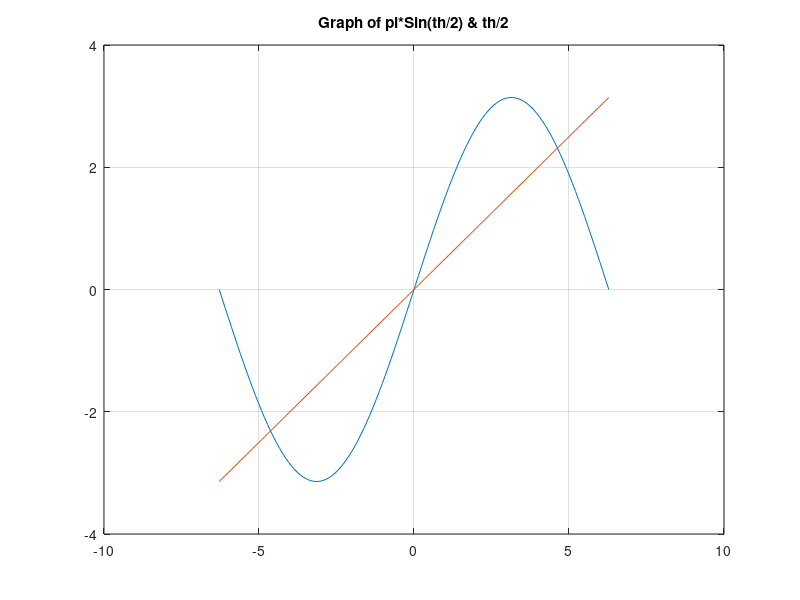
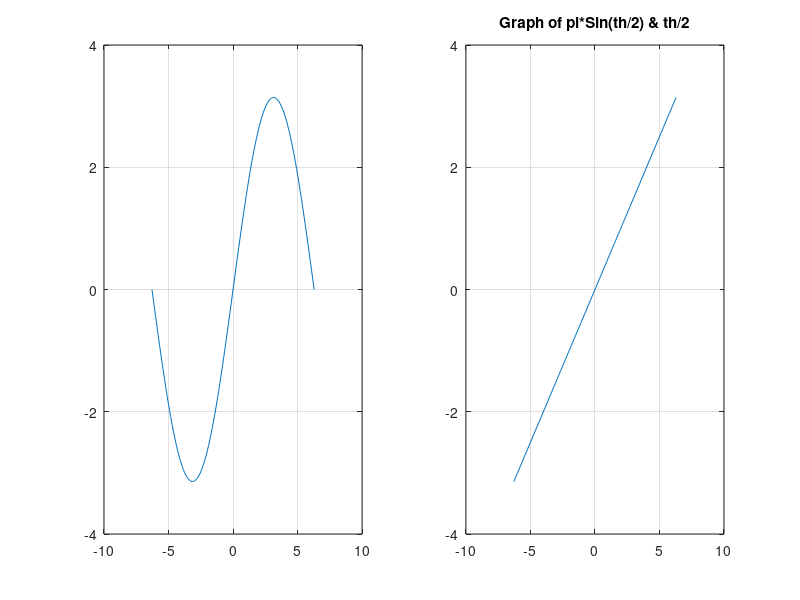

MATLAB code to generate these figures, in order: (Note: this script raises an error after producing the figures.)
%Roshan Jaiswal-Ferri
%Section - 03
%Aero 300 Lab 1 - Review of the MATLAB Environment: 4/5/24 (PRACTICE)

%%

close all;      %Clears all
clear all;      %Clears Workspace
clc;            %Clears Command Window

%% PART 1: Plotting
o = -2*pi;
p = 2*pi;


theta = linspace(o,p,130);

y = pi*sin(theta/2);

g = theta/2;

figure;
plot(theta, y)
hold on
plot(theta, g)
grid on;
title('Graph of pi*Sin(th/2) & th/2')

figure;
subplot(1,2,1)
plot(theta, y)
hold on
grid on;
subplot(1,2,2)
plot(theta, g)
grid on;
title('Graph of pi*Sin(th/2) & th/2')

%% PART 2: Creating Vectors

y=1;
x = linspace(0,10,100000);
r1 = zeros(1,100000);
r2 = zeros(1,100000);

tic
for i = 1:100000
    u = x(1,i);
    r1(1,i) = 3*(u^3)-(u^2)-1;
end

disp(['R1: ', num2str(r1)]);
g = toc;
disp(['Time to Calculate R1 using for loop: ', num2str(g)])

tic
r2 = 3*x.^3-x.^2-1;
disp(['R2: ', num2str(r2)]);
v = toc;
disp(['Time to Calculate R2 not using for loop: ', num2str(v)])

%There are fewer lines of code for matlab to process when you are not using
%the for loop, which means the process is better optimized for matlab and
%will run faster than a for loop which has more lines of code to process

%% PART 3: Average of a List

x = rand(1,500);

l = length(x);

[avgx] = avg(x,l);

disp(['Using my avg function: ',num2str(avgx)])

disp(['Using matlabs mean function: ',num2str(mean(x))])

%% PART 4: Calculating Pi

format long %allows for long decimals
k = 0; 
sum=4*((-1^(k+1))/(2*k-1));
Pisum = 0;
totalsum = 0;
a = zeros(k,2);

while abs(pi-Pisum) > 1e-4
    totalsum = totalsum + ((-1^(k+1))/(2*k-1));
    Pisum = 4*totalsum;
    for ii = 1:k
        a(k,1) = k;
        a(k,2) = Pisum;
    end

end

%publish outputs only first then code as pdf, then merge into one
